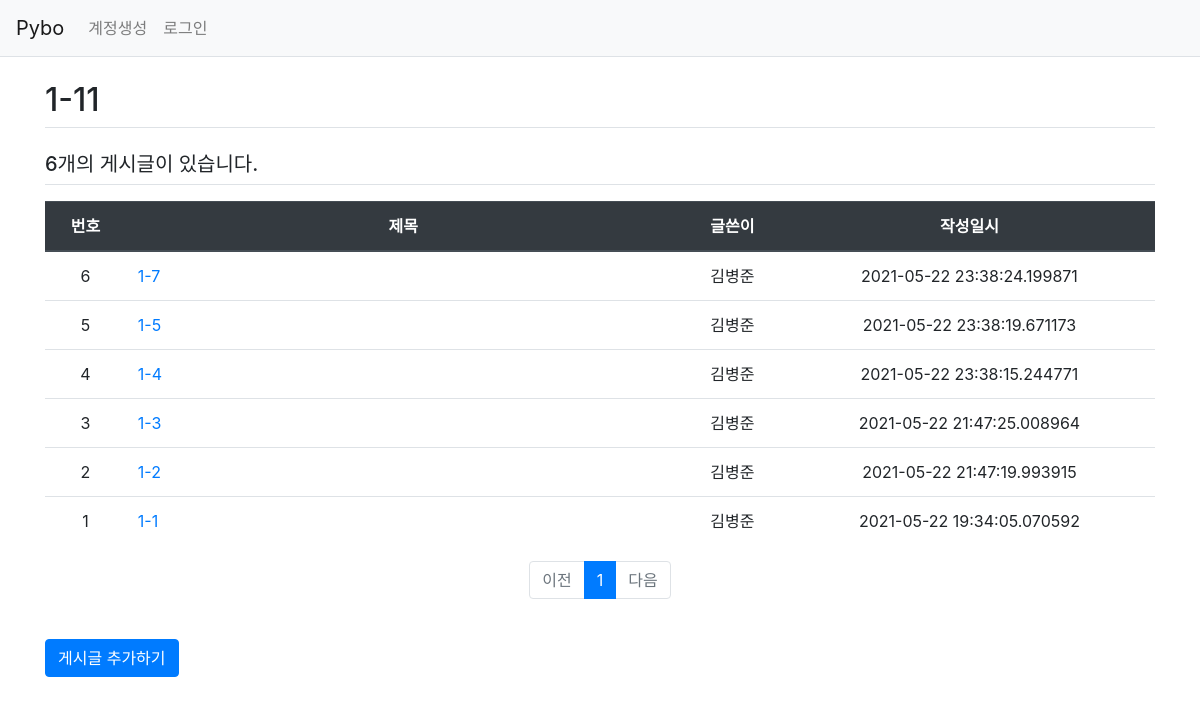
/board/detail/1/, run on the app's committed database.
### pybo/models.py (models this page shows)
class Board(db.Model):
    id = db.Column(db.Integer, primary_key=True)
    title = db.Column(db.String(200), nullable=False)
    create_date = db.Column(db.DateTime(), nullable=False)
    user_id = db.Column(db.Integer, db.ForeignKey('user.id', ondelete='CASCADE'), nullable=False)
    user = db.relationship('User', backref=db.backref('article_set'))
    modify_date = db.Column(db.DateTime(), nullable=True)

class Article(db.Model):
    id = db.Column(db.Integer, primary_key=True)
    board_id = db.Column(db.Integer, db.ForeignKey('board.id', ondelete='CASCADE'))
    board = db.relationship('Board', backref=db.backref('article_set'))
    title = db.Column(db.String(200), nullable=False)
    content = db.Column(db.Text(), nullable=False)
    create_date = db.Column(db.DateTime(), nullable=False)
    user_id = db.Column(db.Integer, db.ForeignKey('user.id', ondelete='CASCADE'), nullable=False)
    user = db.relationship('User', backref=db.backref('answer_set'))
    modify_date = db.Column(db.DateTime(), nullable=True)

class User(db.Model):
    id = db.Column(db.Integer, primary_key=True)
    username = db.Column(db.String(150), unique=True, nullable=False)
    password = db.Column(db.String(200), nullable=False)
    email = db.Column(db.String(120), unique=True, nullable=False)

### pybo/views/board_views.py (the view)
@bp.route('/detail/<int:board_id>/')
def detail(board_id):
    board = Board.query.get_or_404(board_id)
    page = request.args.get('page', type=int, default=1)
    article_list = Article.query.filter(Article.board_id==board_id).order_by(Article.create_date.desc())
    article_list = article_list.paginate(page, per_page=10)
    return render_template('board/board_detail.html', board=board, article_list=article_list)

### pybo/views/auth_views.py (called while the page is built)
@bp.before_app_request
def load_logged_in_user():
    user_id = session.get('user_id')
    if user_id is None:
        g.user = None
    else:
        g.user = User.query.get(user_id)

### pybo/templates/board/board_detail.html (shortened to what this page needs)
<!DOCTYPE html>
<html lang="en">
<head>
</head>
<body>
{% extends 'base.html' %}
{% block content %}
<link rel="stylesheet" href="{{ url_for('static', filename='bootstrap.min.css') }}">
<div class="container my-3">
    <h2 class="border-bottom py-2">{{ board.title }}</h2>
    <h5 class="border-bottom my-3 py-2">{{ board.article_set|length }}개의 게시글이 있습니다.</h5>
    {% include 'article/article_list.html' %}<br>
    <a href="{{ url_for('article.create', board_id=board.id) }}" class="btn btn-primary">게시글 추가하기</a>
</div>
{% endblock %}

### pybo/templates/article/article_list.html
<table class="table">
    <thead>
    <tr class="text-center thead-dark">
        <th>번호</th>
        <th style="width:50%">제목</th>
        <th>글쓴이</th>
        <th>작성일시</th>
    </tr>
    </thead>
    <tbody>
    {% if article_list %}
    {% for article in article_list.items %}
    <tr class="text-center">
        <td>{{ article_list.total - ((article_list.page-1) * article_list.per_page) - loop.index0 }}</td>
        <td class="text-left">
            <a href="{{ url_for('article.detail', article_id=article.id) }}">{{ article.title }}</a>
        </td>
        <td>{{ article.user.username }}</td>
        <td>{{ article.create_date }}</td>
    </tr>
    {% endfor %}
    {% else %}
    <tr>
        <td colspan="3">질문이 없습니다.</td>
    </tr>
    {% endif %}
    </tbody>
</table>
<ul class="pagination justify-content-center">
    {% if article_list.has_prev %}
    <li class="page-item">
        <a class="page-link" href="?page={{ article_list.prev_num }}">이전</a>
    </li>
    {% else %}
    <li class="page-item disabled">
        <a class="page-link" tabindex="-1" aria-disabled="true" href="#">이전</a>
    </li>
    {% endif %}
    {% for page_num in article_list.iter_pages() %}
        {% if page_num %}
            {% if page_num != article_list.page %}
            <li class="page-item">
                <a class="page-link" href="?page={{ page_num }}">{{ page_num }}</a>
            </li>
            {% else %}
            <li class="page-item active" aria-current="page">
                <a class="page-link" href="#">{{ page_num }}</a>
            </li>
            {% endif %}
       {% else %}
            <li class="disabled">
                <a class="page-link" href="#">...</a>
            </li>
       {% endif %}
    {% endfor %}
    {% if article_list.has_next %}
    <li class="page-item">
        <a class="page-link" href="?page={{ article_list.next_num }}">다음</a>
    </li>
    {% else %}
    <li class="page-item disabled">
        <a class="page-link" tabindex="-1" aria-disabled="true" href="#">다음</a>
    </li>
    {% endif %}
</ul>

### data on the page
Board: title "1-11"
Article: total "6", title "1-7", user.username "김병준", create_date "2021-05-22 23:38:24.199871"
Article: total "5", title "1-5", user.username "김병준", create_date "2021-05-22 23:38:19.671173"
Article: total "4", title "1-4", user.username "김병준", create_date "2021-05-22 23:38:15.244771"
Article: id "3", title "1-3", user.username "김병준", create_date "2021-05-22 21:47:25.008964"
Article: id "2", title "1-2", user.username "김병준", create_date "2021-05-22 21:47:19.993915"
Article: total "1", title "1-1", user.username "김병준", create_date "2021-05-22 19:34:05.070592"

### other printed values
{{ board.article_set|length }} "6"
{{ page_num }} "1"
